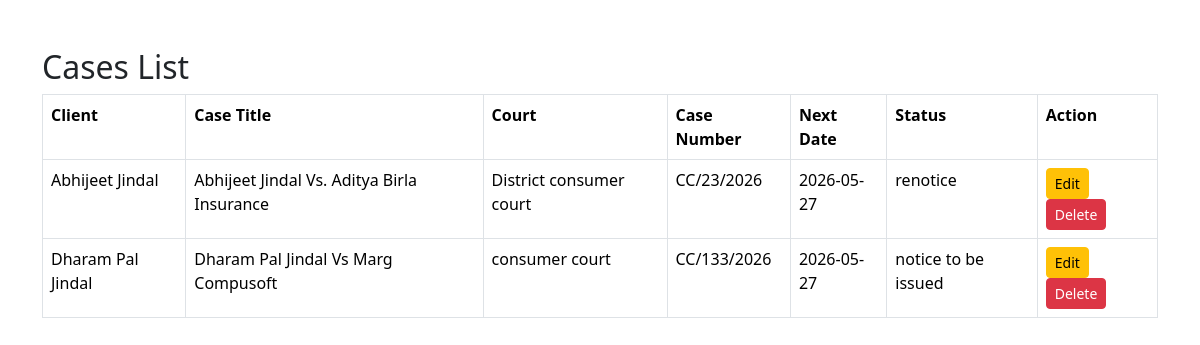
The app's page /cases.php with its own data.
### tables this page shows
CREATE TABLE `cases` (
  `id` int(11) NOT NULL,
  `user_id` int(11) NOT NULL,
  `client_id` int(11) NOT NULL,
  `case_title` varchar(255) NOT NULL,
  `court_name` varchar(255) NOT NULL,
  `case_number` varchar(100) NOT NULL,
  `filing_date` date NOT NULL,
  `next_date` date NOT NULL,
  `status` varchar(50) NOT NULL,
  `description` text NOT NULL,
  `created_at` timestamp NOT NULL DEFAULT current_timestamp()
);

CREATE TABLE `clients` (
  `id` int(11) NOT NULL,
  `user_id` int(11) NOT NULL,
  `client_name` varchar(200) DEFAULT NULL,
  `mobile` varchar(20) DEFAULT NULL,
  `email` varchar(200) DEFAULT NULL,
  `address` text DEFAULT NULL
);

### cases.php (the view, shortened to what this page needs)
<?php include 'db.php';  $sql = "SELECT cases.*, clients.client_name FROM cases INNER JOIN clients ON cases.client_id = clients.id ORDER BY cases.id DESC";  $result = mysqli_query($conn, $sql); ?>
<!DOCTYPE html> <html> <head> <title>Cases</title> <link href="
https://cdn.jsdelivr.net/npm/bootstrap@5.3.3/dist/css/bootstrap.min.css
" rel="stylesheet"> </head>
<body>
<div class="container mt-5">  <h2>Cases List</h2>  <table class="table table-bordered"> <tr> <th>Client</th> <th>Case Title</th> <th>Court</th> <th>Case Number</th> <th>Next Date</th> <th>Status</th> <th>Action</th></tr>  <?php while($row=mysqli_fetch_assoc($result)){ ?>  <tr> <td><?php echo $row['client_name']; ?></td> <td><?php echo $row['case_title']; ?></td> <td><?php echo $row['court_name']; ?></td> <td><?php echo $row['case_number']; ?></td> <td><?php echo $row['next_date']; ?></td> <td><?php echo $row['status']; ?></td>
<td><a href="edit_case.php?id=<?php echo $row['id']; ?>"
            class="btn btn-warning btn-sm">  Edit </a>
            <a href="delete_case.php?id=<?php echo $row['id']; ?>"
            class="btn btn-danger btn-sm"
            onclick="return confirm('Are you sure to delete this book?')">
                Delete
            </a>
        </td></tr>  <?php } ?>  </table>
  </div>  </body> </html>

### records on screen
cases: client.client_name "Abhijeet Jindal", case_title "Abhijeet Jindal Vs. Aditya Birla Insurance", court_name "District consumer court", case_number "CC/23/2026", next_date "2026-05-27", status "renotice"
cases: client.client_name "Dharam Pal Jindal", case_title "Dharam Pal Jindal Vs Marg Compusoft", court_name "consumer court", case_number "CC/133/2026", next_date "2026-05-27", status "notice to be issued"
